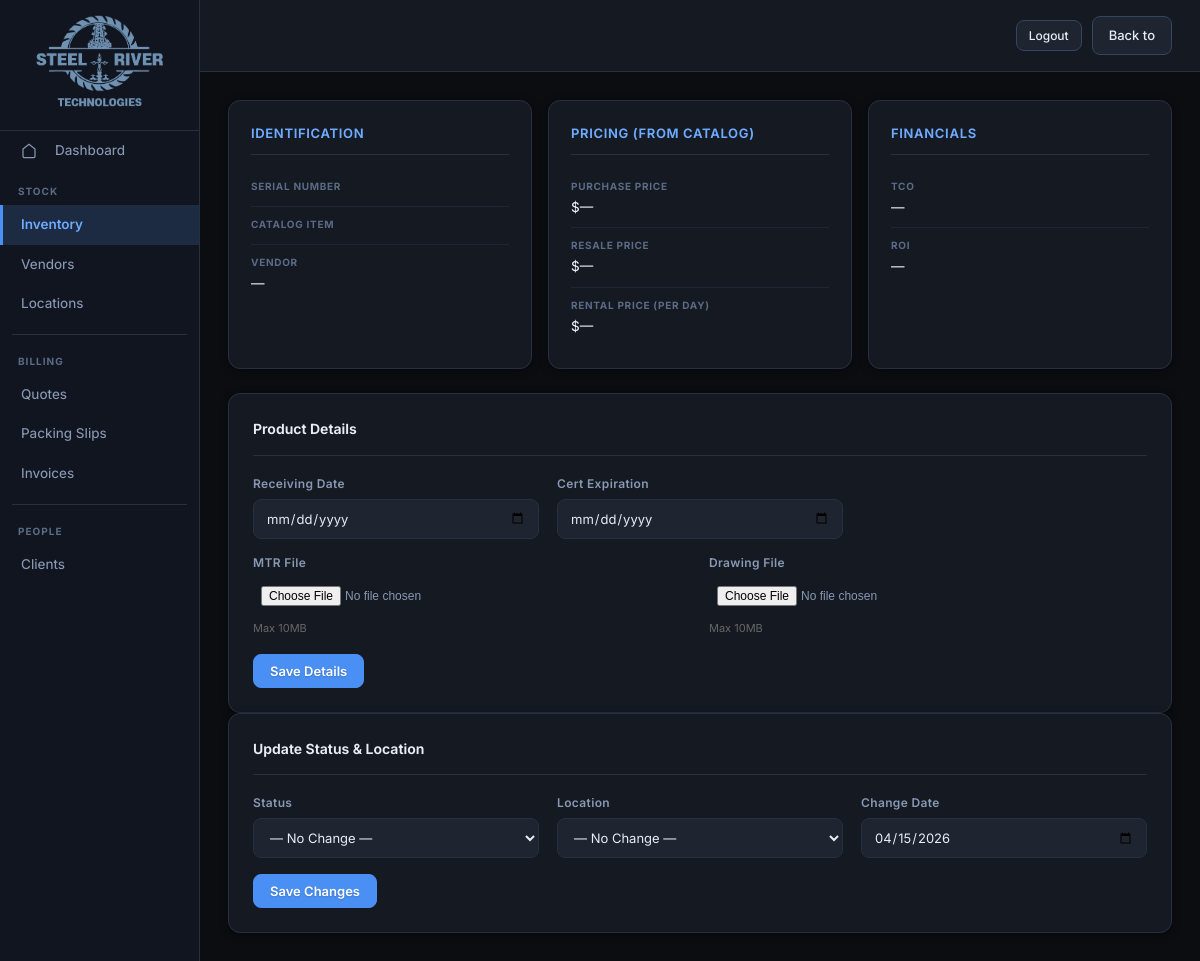
The page /inventory/product/SRT-SS-96-0013 on the database as committed earlier.
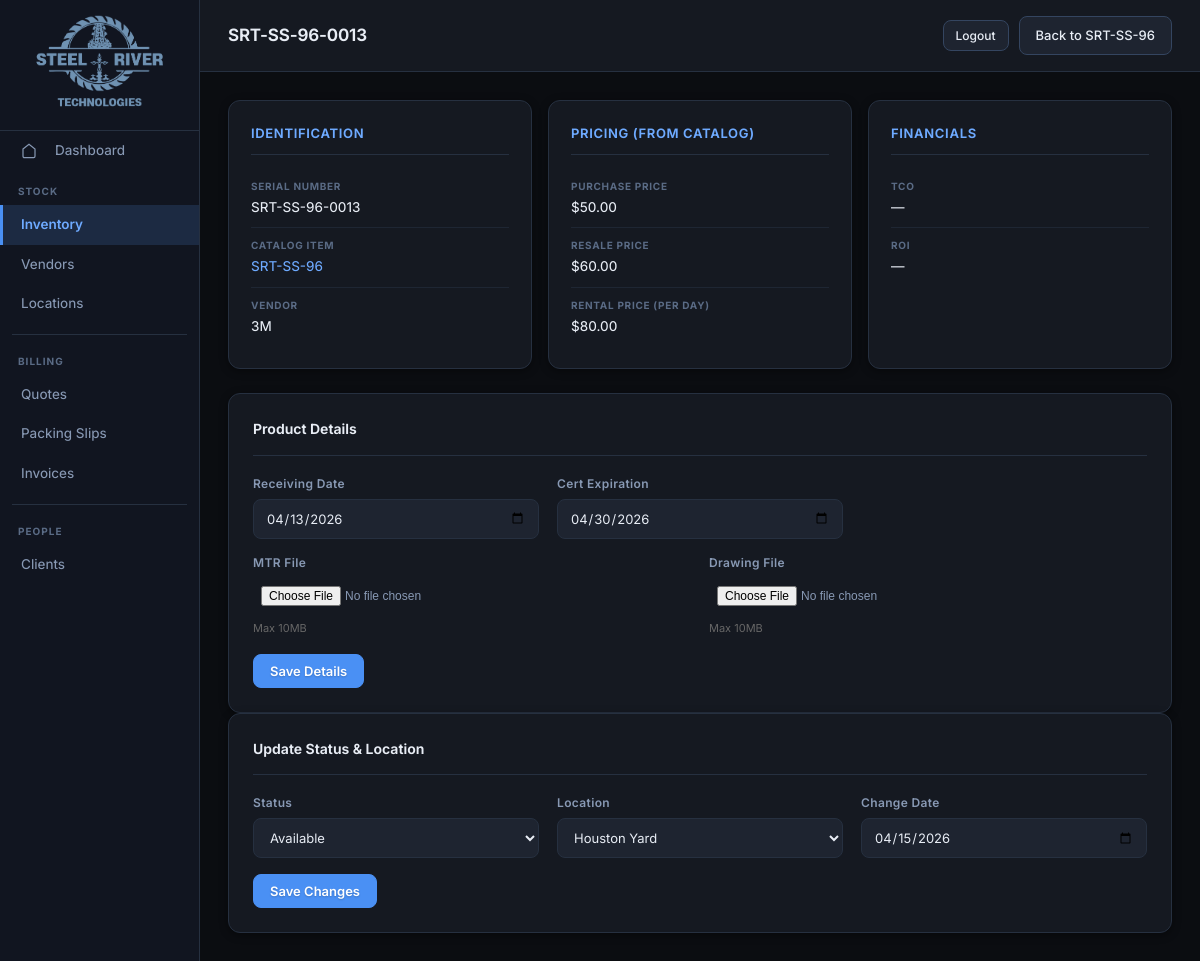
The same page on the database as committed later.
### tables this page shows
CREATE TABLE "Product" (
            serial_number TEXT PRIMARY KEY,
            parts_number TEXT NOT NULL,
            status TEXT,
            location TEXT,
            receiving_date TEXT,
            certification_expiration_date TEXT, mtr_filename TEXT, drawing_filename TEXT, created_by TEXT, created_at TEXT, modified_by TEXT, modified_at TEXT);

CREATE TABLE Vendor (
    name TEXT PRIMARY KEY
, created_by TEXT, created_at TEXT, modified_by TEXT, modified_at TEXT);

CREATE TABLE PartNumber (
    parts_number    TEXT PRIMARY KEY,
    description     TEXT,
    cost_price      REAL,
    resale_price    REAL,
    rental_price    REAL,
    weight          REAL,
    dimensions      TEXT,
    vendor_name     TEXT REFERENCES Vendor(name)
, created_by TEXT, created_at TEXT, modified_by TEXT, modified_at TEXT);

CREATE TABLE Status (
    name TEXT PRIMARY KEY,
    display_order INTEGER DEFAULT 0
);

CREATE TABLE Location (
    name TEXT PRIMARY KEY
, address TEXT, is_yard INTEGER DEFAULT 0, created_by TEXT, created_at TEXT, modified_by TEXT, modified_at TEXT);

### app/routes/inventory.py (the view)
@router.get("/product/{serial_number}", response_class=HTMLResponse)
def product_detail(request: Request, serial_number: str):
    db = get_db()
    product = db.execute(
        """SELECT p.*, pn.description as parts_description, pn.cost_price as purchase_price, pn.resale_price, pn.rental_price, v.name as vendor_name
           FROM Product p
           LEFT JOIN PartNumber pn ON p.parts_number = pn.parts_number
           LEFT JOIN Vendor v ON pn.vendor_name = v.name
           WHERE p.serial_number=?""",
        (serial_number,),
    ).fetchone()
    ext_txns = db.execute(
        """
        SELECT te.*, ps.packing_slip_number, c.name as customer_name
        FROM Transaction_External te
        JOIN Packing_Slip ps ON te.packing_slip_id=ps.packing_slip_number
        LEFT JOIN Clients c ON ps.client_id=c.client_id
        WHERE te.transaction_ext_id IN (
            SELECT transaction_ext_id FROM Transaction_External_Items WHERE serial_number=?
        ) ORDER BY te.outbound_date DESC
    """,
        (serial_number,),
    ).fetchall()
    int_txns = db.execute(
        """
        SELECT ti.* FROM Transaction_Internal ti
        WHERE ti.transaction_int_id IN (
            SELECT transaction_int_id FROM Transaction_Internal_Items WHERE serial_number=?
        ) ORDER BY ti.move_date DESC
    """,
        (serial_number,),
    ).fetchall()
    lifecycle = db.execute(
        """SELECT * FROM Product_Lifecycle
           WHERE serial_number=?
           ORDER BY change_date DESC, id DESC""",
        (serial_number,),
    ).fetchall()
    lifecycle_asc = db.execute(
        """SELECT * FROM Product_Lifecycle
           WHERE serial_number=?
           ORDER BY change_date ASC, id ASC""",
        (serial_number,),
    ).fetchall()
    from datetime import datetime, date
    total_on_loan_days = 0
    on_loan_start = None
    for entry in lifecycle_asc:
        if entry["new_status"] == "On Loan":
            on_loan_start = entry["change_date"]
        elif (
            entry["old_status"] == "On Loan" and on_loan_start and entry["change_date"]
        ):
            start = datetime.strptime(on_loan_start, "%Y-%m-%d").date()
            end = datetime.strptime(entry["change_date"], "%Y-%m-%d").date()
            total_on_loan_days += (end - start).days
            on_loan_start = None
    if on_loan_start:
        start = datetime.strptime(on_loan_start, "%Y-%m-%d").date()
        total_on_loan_days += (date.today() - start).days
    min_change_date = None
    if lifecycle and lifecycle[0]["change_date"]:
        min_change_date = lifecycle[0]["change_date"]
    end_statuses = ["Sold", "Lost", "Retired / Decommissioned"]
    updates_disabled = product["status"] in end_statuses if product else False
    purchase_price = product["purchase_price"] if product else None
    resale_price = product["resale_price"] if product else None
    rental_price = product["rental_price"] if product else None
    locations = db.execute("SELECT * FROM Location ORDER BY name").fetchall()
    db.close()
    return templates.TemplateResponse(
        "inventory/product_detail.html",
        {
            "request": request,
            "product": product,
            "product_status": product["status"] if product else None,
            "product_location": product["location"] if product else None,
            "status_options": get_status_options(),
            "ext_txns": ext_txns,
            "int_txns": int_txns,
            "lifecycle": lifecycle,
            "locations": locations,
            "purchase_price": purchase_price,
            "resale_price": resale_price,
            "rental_price": rental_price,
            "min_change_date": min_change_date,
            "updates_disabled": updates_disabled,
            "total_on_loan_days": total_on_loan_days,
        },
    )

### app/templates/inventory/product_detail.html (shortened to what the changed rows need)
{% extends "base.html" %}
{% block page_title %}{{ product.serial_number }}{% endblock %}
{% set active = "inventory" %}
{% block topbar_actions %}
<a href="/inventory/part-number/{{ product.parts_number }}" class="btn">
  Back to {{ product.parts_number }}
</a>
{% endblock %}
{% block content %}
<div style="display: grid; grid-template-columns: 1fr 1fr 1fr; gap: 16px; margin-bottom: 24px;">
  <div class="detail-section">
    <div class="detail-row">
      <span class="detail-label">Serial Number</span>
      <span class="detail-value">{{ product.serial_number }}</span>
    </div>
    <div class="detail-row">
      <span class="detail-value"><a href="/inventory/part-number/{{ product.parts_number }}">{{ product.parts_number }}</a></span>
    </div>
    <div class="detail-row">
      <span class="detail-label">Vendor</span>
      <span class="detail-value">{{ product.vendor_name or "—" }}</span>
    </div>
  </div>
  <div class="detail-section">
    <div class="detail-row">
      <span class="detail-label">Purchase Price</span>
      <span class="detail-value">${{ "%.2f"|format(purchase_price) if purchase_price else "—" }}</span>
    </div>
    <div class="detail-row">
      <span class="detail-label">Resale Price</span>
      <span class="detail-value">${{ "%.2f"|format(resale_price) if resale_price else "—" }}</span>
    </div>
    <div class="detail-row">
      <span class="detail-label">Rental Price (per day)</span>
      <span class="detail-value">${{ "%.2f"|format(rental_price) if rental_price else "—" }}</span>
    </div>
  </div>
</div>
<form method="post" action="/inventory/product/{{ product.serial_number }}/edit" enctype="multipart/form-data" id="product-details-form">
  <div class="card">
    <div class="form-grid-3">
      <div class="form-group">
        <label for="receiving_date">Receiving Date</label>
        <input type="date" id="receiving_date" name="receiving_date" value="{{ product.receiving_date or '' }}" required>
      </div>
      <div class="form-group">
        <label for="certification_expiration_date">Cert Expiration</label>
        <input type="date" id="certification_expiration_date" name="certification_expiration_date" value="{{ product.certification_expiration_date or '' }}">
      </div>
    </div>
  </div>
</form>
{% if not updates_disabled %}
<form method="post" action="/inventory/product/{{ product.serial_number }}/edit" enctype="multipart/form-data">
  <div class="card">
    <div class="card-title">Update Status & Location</div>
    <div class="form-grid-3">
      <div class="form-group">
        <label for="status">Status</label>
        <select id="status" name="status">
          <option value="">— No Change —</option>
          {% for s in status_options %}
          <option value="{{ s }}" {% if product.status == s %}selected{% endif %}>{{ s }}</option>
          {% endfor %}
        </select>
      </div>
      <div class="form-group">
        <label for="location">Location</label>
        <select id="location" name="location">
          <option value="">— No Change —</option>
          {% for loc in locations %}
          <option value="{{ loc.name }}" {% if product.location == loc.name %}selected{% endif %}>{{ loc.name }}</option>
          {% endfor %}
        </select>
      </div>
      <div class="form-group">
        <label for="change_date">Change Date</label>
        <input type="date" id="change_date" name="change_date" value="" min="{{ min_change_date or '' }}">
      </div>
    </div>
    <div style="margin-top: 16px;">
      <button type="submit" class="btn btn-primary">Save Changes</button>
    </div>
  </div>
</form>
{% else %}
<div class="card">
  <div class="card-title">Update Status & Location</div>
  <p style="color: #666; font-style: italic;">Updates disabled — product status is "{{ product.status }}" (end-of-life).</p>
</div>
{% endif %}
{% endblock %}

Rows that differ between the two databases and show on the page:
added Product: serial_number "SRT-SS-96-0013", parts_number "SRT-SS-96", receiving_date "04/13/2026", certification_expiration_date "04/30/2026", status "Available", location "Houston Yard"
now on this page (row unchanged): Vendor: name "3M"
now on this page (row edited): PartNumber: cost_price "50.00", resale_price "60.00", rental_price "80.00"
Other text that changed with them:
{{ product.vendor_name or "—" }}: "—" → (not shown)
{{ "%.2f"|format(purchase_price) if purchase_price else "—" }}: "—" → (not shown)
{{ "%.2f"|format(resale_price) if resale_price else "—" }}: "—" → (not shown)
{{ "%.2f"|format(rental_price) if rental_price else "—" }}: "—" → (not shown)
form field status: "— No Change —" → (not shown)
form field location: "— No Change —" → (not shown)
